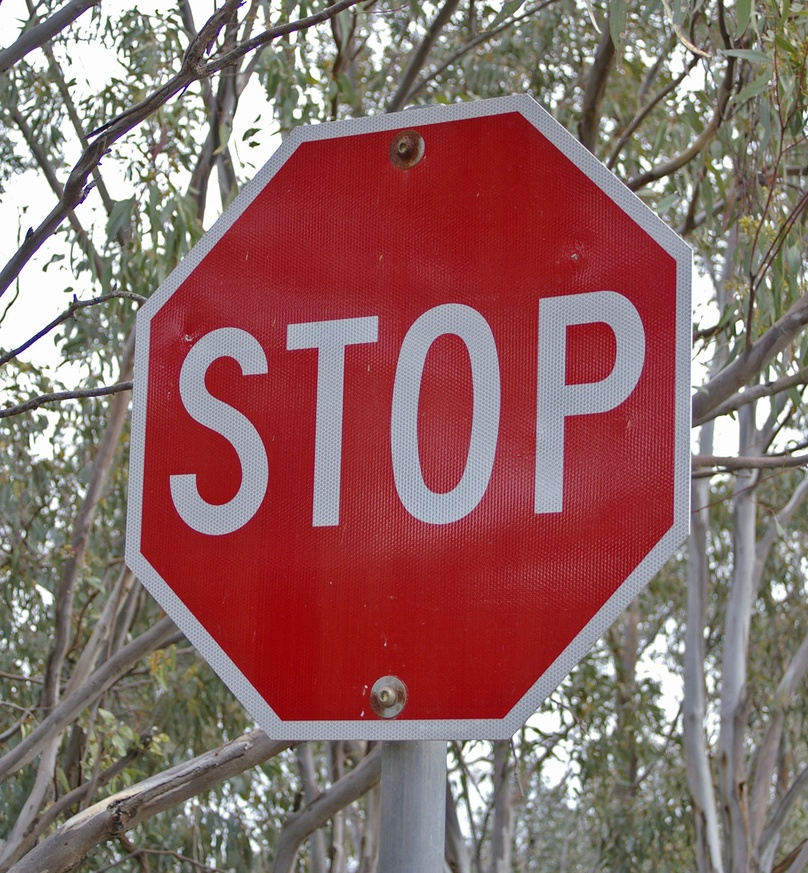
#> input picture scripts/stop_sign.jpg, 808 x 873 px, shrunk from 1389 x 1500 before the run
$ python SIFT2.py
#> lines starting #> are read from the running program, lines starting #| are printed output that depends on the picture
# https://opencv-python-tutroals.readthedocs.io/en/latest/py_tutorials/py_feature2d/py_sift_intro/py_sift_intro.html

import cv2
import numpy as np

img = cv2.imread('stop_sign.jpg')
#> img is the input picture: shape (873, 808, 3); mean B, G, R 103.4, 105.3, 141.2
gray= cv2.cvtColor(img,cv2.COLOR_BGR2GRAY)
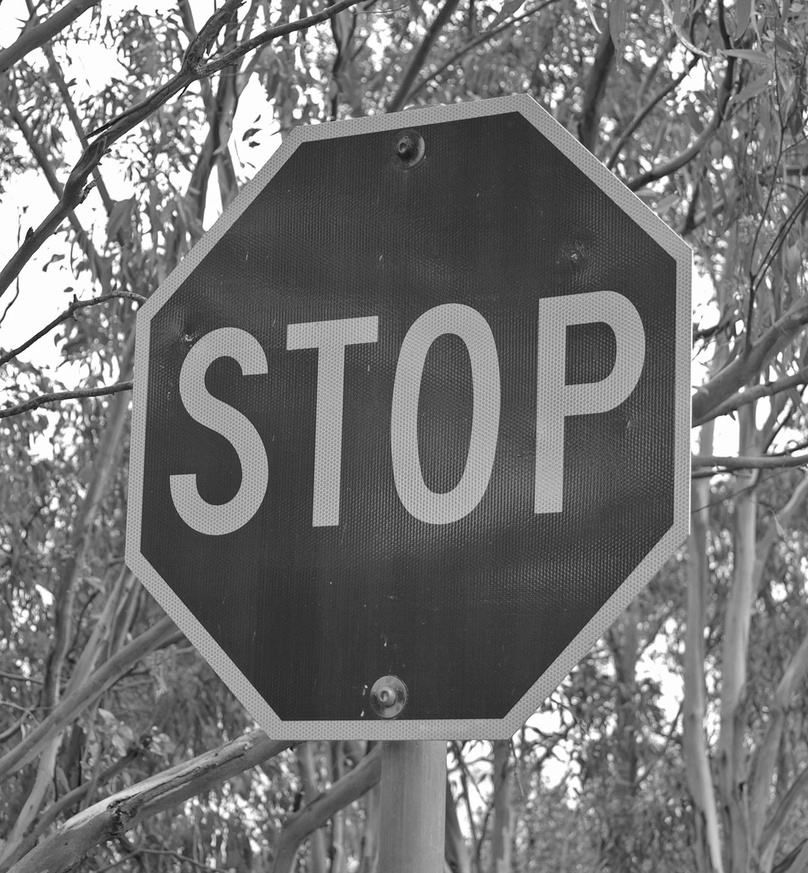
#> gray: shape (873, 808); min 7, max 255, mean 115.8
# gray = cv2.cvtColor(np.float32(img), cv2.COLOR_RGB2GRAY)

sift = cv2.SIFT_create()

kp = sift.detect(gray,None)
#> kp = 6458 keypoints; strongest (x, y, size): (253, 144, 4.4), (45, 269, 3.4), (800, 387, 3.6), (134, 305, 4.5)
print(kp)
#> (printed output is left out)

# img_out = np.array('sift_keypoints.jpg')
# print(type(img_out))
# print(img_out)

img = cv2.drawKeypoints(gray,kp, img)
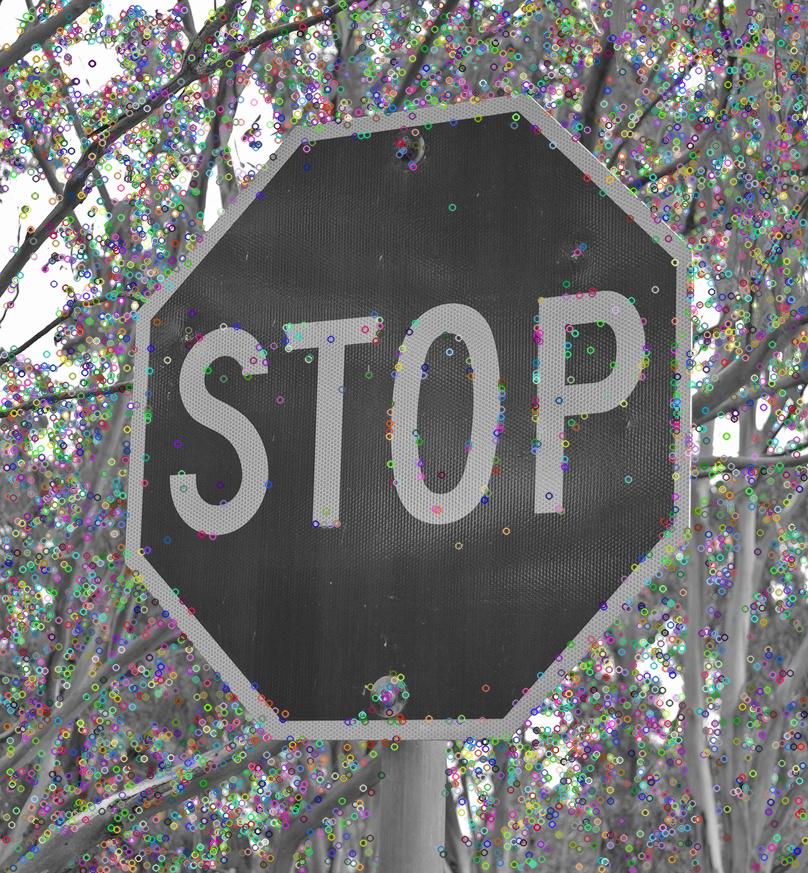
#> img: shape (873, 808, 3); mean B, G, R 114.5, 114.7, 114.5

cv2.imwrite('sift_keypoints.jpg',img)

img=cv2.drawKeypoints(gray,kp, img, flags=cv2.DRAW_MATCHES_FLAGS_DRAW_RICH_KEYPOINTS)
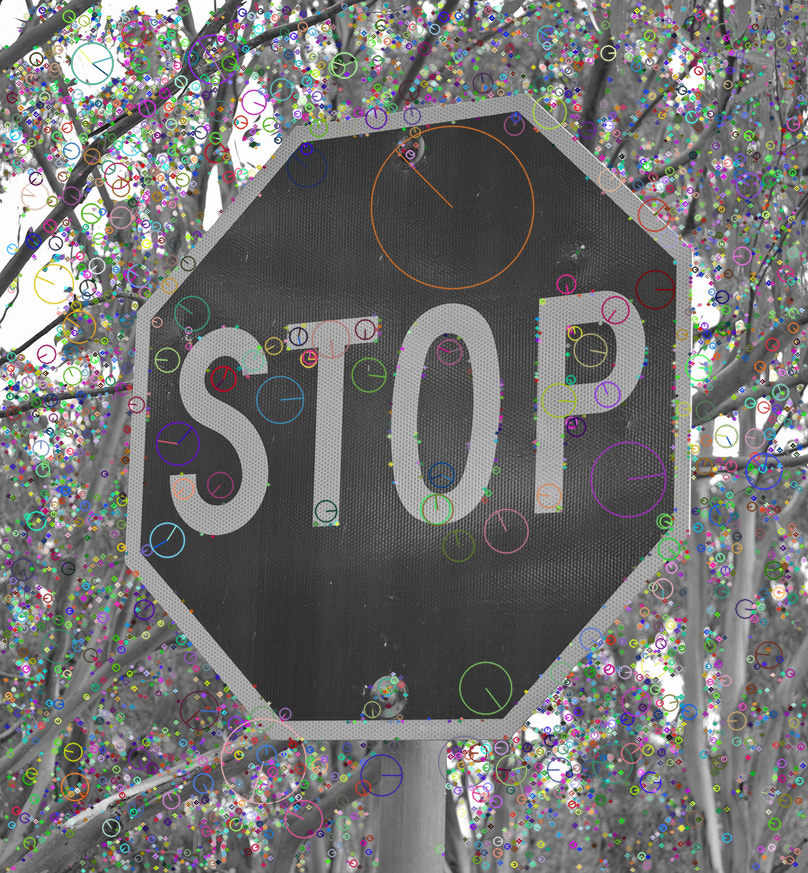
#> img: shape (873, 808, 3); mean B, G, R 114.4, 114.6, 115
cv2.imwrite('sift_keypoints.jpg',img)
